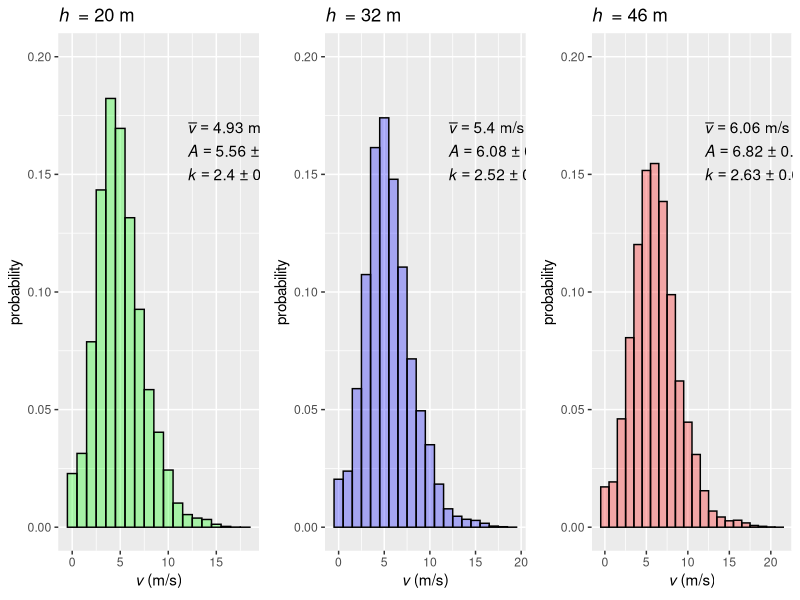

Write the R code that produced this figure.

# Produce wind speed density plot and fitted Weibull function for calywith wind data
# at heights 46, 32 and 20 m.


#setwd("C:/Users/Mike/Dropbox/R")
rm(list=ls())#

#install.packages("gridExtra")
library(ggplot2)
library(gridExtra)
library(graphics)

data<-read.csv("dat.csv")

#46 m height

subset(data, subset=(h =="46m")) -> data.46
v46<-ggplot(data.46, aes(x=v)) + geom_histogram(aes(y=..density..),alpha=0.3,binwidth=1.0,colour="black",fill="red") 
v46<-v46+scale_y_continuous(limits = c(0, 0.2))
data.46dlist <- ggplot_build(v46)
data.46d<-data.46dlist$data[[1]]
v46d=data.frame(data.46d$x,data.46d$y)
names(v46d)[names(v46d) == 'data.46d.x'] <- 'v'
names(v46d)[names(v46d) == 'data.46d.y'] <- 'y'
rm(data.46dlist,data.46d)

# fit the Weibull function. A is the Scale parameter, k is the shape parameter
A=6.8
k=2.6
fit=nls(data=v46d,y~dweibull(v,scale=A46,shape=k46),start=list(A46=A,k46=k),trace=T)
summary(fit)

#Extract A, k and their errors from the list returned by the fit.

A46<-summary(fit)$parameters[1,1]
k46<-summary(fit)$parameters[2,1]
sdA46<-summary(fit)$parameters[1,2]
sdk46<-summary(fit)$parameters[2,2]

#calculate the mean wind speed given A and k
meanv46=A46*gamma(1/k46+1)

#Add the Weibull curve and annotations to the wind speed density plot
meanv46<-signif(meanv46,digits=3)
A46<-signif(A46,digits=3)
k46<-signif(k46,digits=3)
sdA46<-signif(sdA46,digits=2)
sdk46<-signif(sdk46,digits=2)

v46<-v46 + stat_function(fun = dweibull, arg = list(scale = A46,shape=k46))
v46<-v46+xlab(expression(italic(v)~"(m/s)")) + ylab("probability") + ggtitle(expression(italic(h)~" = 46 m"))

meanv46lab<-paste0(substitute(expression(bar(italic(v))==A~"m/s"),list(A=meanv46)))[2]
A46lab<-paste0(substitute(expression(italic(A)==B~"\u00b1"~C),list(B=A46,C=sdA46)))[2]
k46lab<-paste0(substitute(expression(italic(k)==D~"\u00b1"~E),list(D=k46,E=sdk46)))[2]

v46<-v46+annotate("text",x=12,y=0.17,parse=T,label=as.character(meanv46lab),hjust=0)
v46<-v46+annotate("text",x=12,y=0.16,parse=T,label=as.character(A46lab),hjust=0)
v46<-v46+annotate("text",x=12,y=0.15,parse=T,label=as.character(k46lab),hjust=0)


#32 m height

subset(data, subset=(h =="32m")) -> data.32
v32<-ggplot(data.32, aes(x=v)) + geom_histogram(aes(y=..density..),alpha=0.3,binwidth=1.0,colour="black",fill="blue") 
v32<-v32+scale_y_continuous(limits = c(0, 0.2))
data.32dlist <- ggplot_build(v32)
data.32d<-data.32dlist$data[[1]]
v32d=data.frame(data.32d$x,data.32d$y)
names(v32d)[names(v32d) == 'data.32d.x'] <- 'v'
names(v32d)[names(v32d) == 'data.32d.y'] <- 'y'
rm(data.32dlist,data.32d)


A=6
k=2.5
fit=nls(data=v32d,y~dweibull(v,scale=A32,shape=k32),start=list(A32=A,k32=k),trace=T)
summary(fit)

A32<-summary(fit)$parameters[1,1]
k32<-summary(fit)$parameters[2,1]
sdA32<-summary(fit)$parameters[1,2]
sdk32<-summary(fit)$parameters[2,2]

meanv32=A32*gamma(1/k32+1)

meanv32<-signif(meanv32,digits=3)
A32<-signif(A32,digits=3)
k32<-signif(k32,digits=3)
sdA32<-signif(sdA32,digits=2)
sdk32<-signif(sdk32,digits=2)

v32<-v32 + stat_function(fun = dweibull, arg = list(scale = A32,shape=k32))
v32<-v32+xlab(expression(italic(v)~"(m/s)")) + ylab("probability") + ggtitle(expression(italic(h)~" = 32 m"))

meanv32lab<-paste0(substitute(expression(bar(italic(v))==A~"m/s"),list(A=meanv32)))[2]
A32lab<-paste0(substitute(expression(italic(A)==B~"\u00b1"~C),list(B=A32,C=sdA32)))[2]
k32lab<-paste0(substitute(expression(italic(k)==D~"\u00b1"~E),list(D=k32,E=sdk32)))[2]

v32<-v32+annotate("text",x=12,y=0.17,parse=T,label=as.character(meanv32lab),hjust=0)
v32<-v32+annotate("text",x=12,y=0.16,parse=T,label=as.character(A32lab),hjust=0)
v32<-v32+annotate("text",x=12,y=0.15,parse=T,label=as.character(k32lab),hjust=0)

#20 m height

subset(data, subset=(h =="20m")) -> data.20
v20<-ggplot(data.20, aes(x=v)) + geom_histogram(aes(y=..density..),alpha=0.3,binwidth=1.0,colour="black",fill="green") 
v20<-v20+scale_y_continuous(limits = c(0, 0.2))
data.20dlist <- ggplot_build(v20)
data.20d<-data.20dlist$data[[1]]
v20d=data.frame(data.20d$x,data.20d$y)
names(v20d)[names(v20d) == 'data.20d.x'] <- 'v'
names(v20d)[names(v20d) == 'data.20d.y'] <- 'y'
rm(data.20dlist,data.20d)


A=5.5
k=2.4
fit=nls(data=v20d,y~dweibull(v,scale=A20,shape=k20),start=list(A20=A,k20=k),trace=T)
summary(fit)

A20<-summary(fit)$parameters[1,1]
k20<-summary(fit)$parameters[2,1]
sdA20<-summary(fit)$parameters[1,2]
sdk20<-summary(fit)$parameters[2,2]

meanv20=A20*gamma(1/k20+1)

meanv20<-signif(meanv20,digits=3)
A20<-signif(A20,digits=3)
k20<-signif(k20,digits=3)
sdA20<-signif(sdA20,digits=2)
sdk20<-signif(sdk20,digits=2)

v20<-v20 + stat_function(fun = dweibull, arg = list(scale = A20,shape=k20))
v20<-v20+xlab(expression(italic(v)~"(m/s)")) + ylab("probability") + ggtitle(expression(italic(h)~" = 20 m"))

meanv20lab<-paste0(substitute(expression(bar(italic(v))==A~"m/s"),list(A=meanv20)))[2]
A20lab<-paste0(substitute(expression(italic(A)==B~"\u00b1"~C),list(B=A20,C=sdA20)))[2]
k20lab<-paste0(substitute(expression(italic(k)==D~"\u00b1"~E),list(D=k20,E=sdk20)))[2]

v20<-v20+annotate("text",x=12,y=0.17,parse=T,label=as.character(meanv20lab),hjust=0)
v20<-v20+annotate("text",x=12,y=0.16,parse=T,label=as.character(A20lab),hjust=0)
v20<-v20+annotate("text",x=12,y=0.15,parse=T,label=as.character(k20lab),hjust=0)


grid.arrange(v20,v32,v46,ncol=3)

rm(data)

